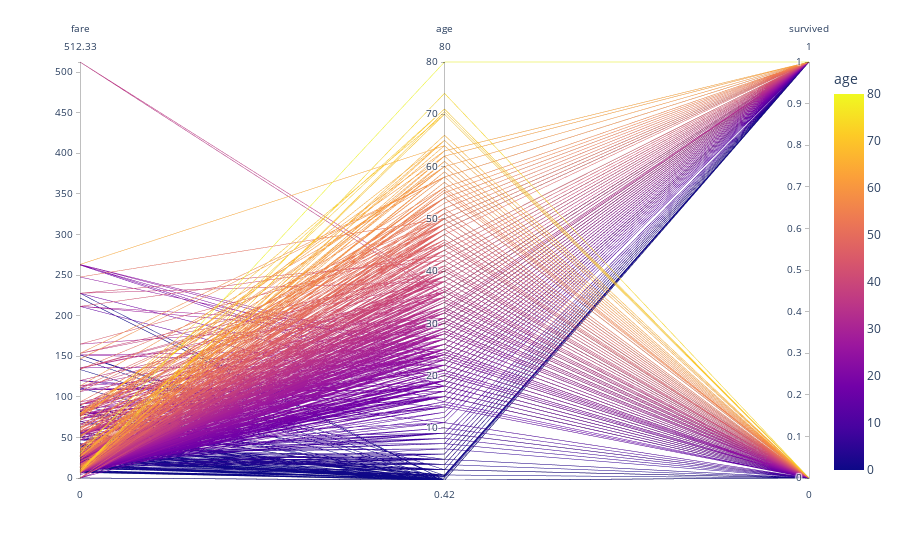

Source (notebook cell):
### Markdown cell above
# Q3: Create a parallel coordinates plot 
- Let the dimentions be fare, age and survived.
- The color argumnet should be based on age column.
- Reset the color continuous midpoint to be 40.

### Code cell
# write your code here ^_^
dict1 = {"pclass": "pclass", "fare":"fare"
        ,"age": "age"}
parallelPlot = px.parallel_coordinates(df, dimensions=["fare", "age", "survived"], 
                                       color="age", color_continuous_midpoint=40)
parallelPlot.show()

### Figure 1 — Plotly figure (JSON) as saved in the notebook; plotly's stock layout.template omitted (floating-point values rounded to 4 significant figures; data arrays with more than 128 entries replaced by an {"elided": "..."} marker saying what was removed)
{"data": [{"dimensions": [{"label": "fare", "values": {"elided": "891 float values"}}, {"label": "age", "values": {"elided": "891 float values"}}, {"label": "survived", "values": {"elided": "891 int values"}}], "domain": {"x": [0, 1], "y": [0, 1]}, "line": {"color": {"elided": "891 float values"}, "coloraxis": "coloraxis"}, "name": "", "type": "parcoords"}], "layout": {"coloraxis": {"cmid": 40, "colorbar": {"title": {"text": "age"}}, "colorscale": [[0, "#0d0887"], [0.1111, "#46039f"], [0.2222, "#7201a8"], [0.3333, "#9c179e"], [0.4444, "#bd3786"], [0.5556, "#d8576b"], [0.6667, "#ed7953"], [0.7778, "#fb9f3a"], [0.8889, "#fdca26"], [1, "#f0f921"]]}, "legend": {"tracegroupgap": 0}, "margin": {"t": 60}}}
